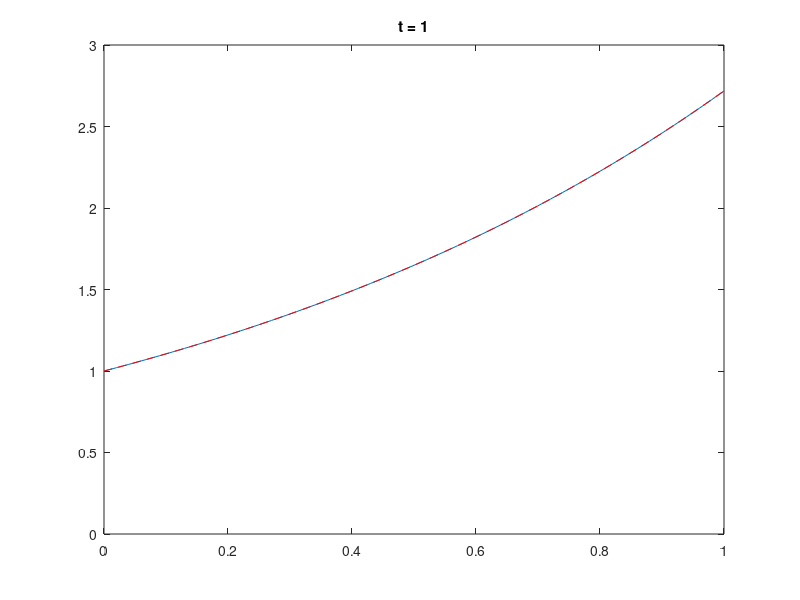

This figure's MATLAB source:
%% Function in ODE
% dx[theta(x) * dx u] + rho(x)*u = g(x)
theta = @(x) -ones(size(x));
dtheta = @(x) zeros(size(x));
rho = @(x) ones(size(x));
% If u(x) == exp(x), then g(x) is
u_true = @(x) exp(x);
g = @(x) zeros(size(x));

%% Parameters
a = 0;
b = 1;
L = b - a;
ua = u_true(a);
ub = u_true(b);

T = 1;
tau = .00001;
Nt = ceil(T/tau) + 1;

Nx = 101;
h = (b - a)/(Nx-1);
x = linspace(a, b, Nx);

nu = tau/h^2;
%% Transition matrices
U_now = (1 - tau - 2*nu) * eye(Nx) + ...
    diag(+nu * ones(Nx-1, 1), 1) + ...
    diag(+nu * ones(Nx-1, 1), -1);
U_now(1, :) = 0; U_now(end, :) = 0;
U_next = eye(Nx);

%% Integration
u_0 = (ub - ua)/(b-a) * x + ua;
u_0 = zeros(Nx, 1);
U = zeros(Nt, Nx);
U(1, :) = u_0;

for k = 2 : Nt
    right_part = U_now * U(k-1, :).';
    right_part(1) = ua;
    right_part(end) = ub;
    U(k, :) = U_next \ right_part;
end

%% Visualisation
figure(2)

for k = [1 : floor(Nt/200) : Nt, Nt]
    plot(x, U(k, :));
    hold on;
    plot(x, u_true(x), '--r');
    hold off;
    axis([0 L 0 3]);
    title(['t = ', num2str((k-1)*tau)]);
    drawnow;
end
